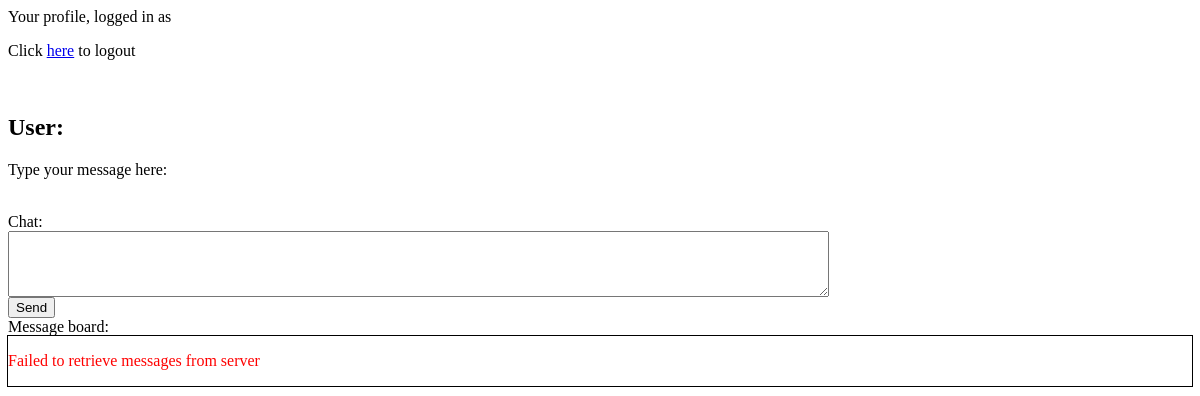
Page /profile/zach (signed in) on the earlier database version.
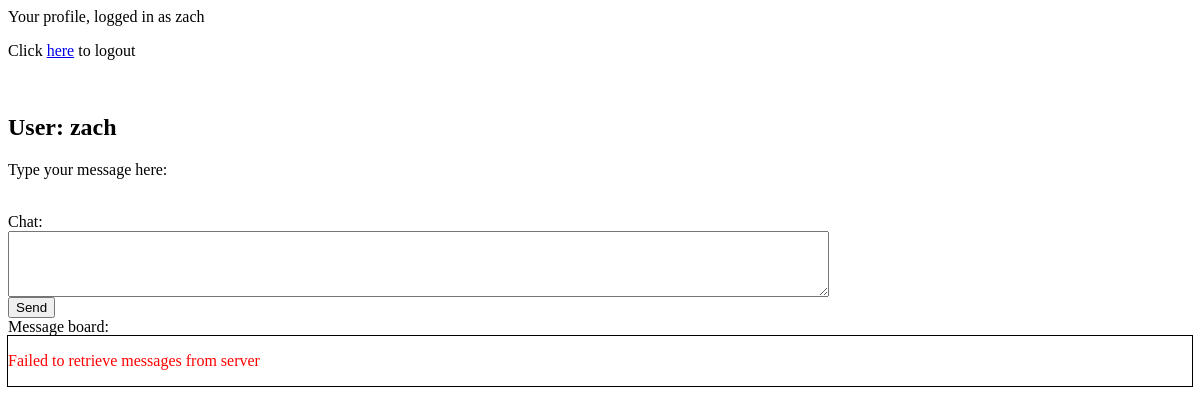
Same page on the later database version.
### app.py (models this page shows)
class User(db.Model):
  id = db.Column(db.Integer, primary_key=True)
  username = db.Column(db.String(80), unique=True, nullable=False)
  email = db.Column(db.String(120), unique=True, nullable=False)
  password = db.Column(db.String(80), nullable=False)

### app.py (the view)
@app.route("/profile/<username>", methods = ['GET', 'POST'])
def profile(username=None):
    if "username" in session:
        messages = Message.query.order_by(Message.date_created.desc()).all()
        user = User.query.filter_by(username=username).first()
        return render_template('chat_page.html', user=user, messages=messages)
    else:
        return redirect(url_for("login_controller"))

### templates/chat_page.html (shortened to what this page needs)
{% extends 'base.html' %}
{% block body %}
    <p onload="setup()">Your profile, logged in as {{user.username}} </p>
    <p>Click <a href = "/logout/">here</a> to logout</p><br>
    <h2 id="username">User: {{user.username}}</h2>
    <p>Type your message here:</p><br>
    <label for="message">Chat: </label><br>
    <textarea class="message" name="message" id="message" cols="100" rows="4"></textarea>
    <br>
    <button type="submit" form="new_message" id="new_message" onclick="newMessage()">Send</button><br>
    <label for="window">Message board:</label><br>
    <div id="window">
    </div>
{% endblock %}

### templates/base.html (shortened to what this page needs)
<html lang="en">
    <head>
        <link rel="stylesheet" href="{{url_for('static', filename='css/chat_app.css')}}">
    </head>
    <body>
        {% block body %} {% endblock %}
    </body>
</html>

### static/css/chat_app.css (style rules this page uses)
#window { outline: 1px solid black; overflow-y:auto; }

Differences in the rows shown:
added User: username "zach"
